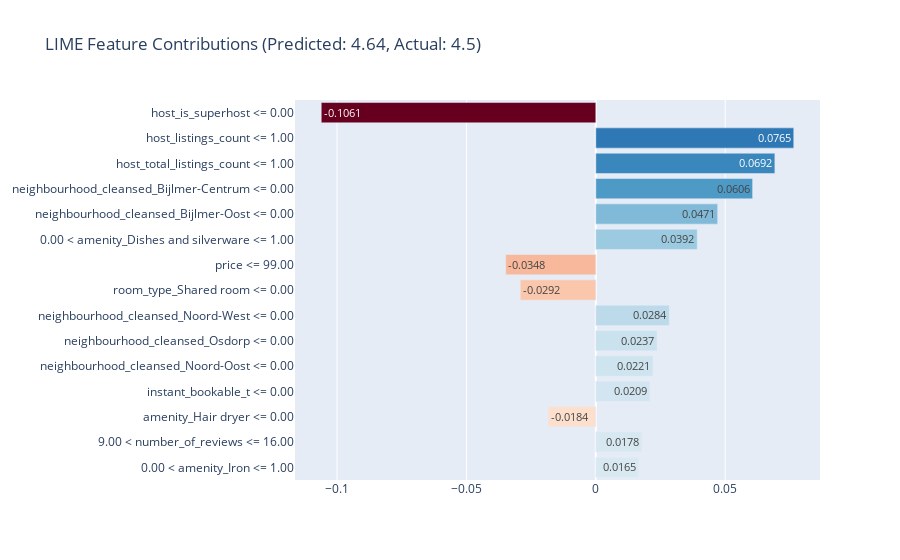

The cell this chart's notebook holds for it:
### Code cell
i = random.randint(0, len(X_test_final) - 1)  # inclusive range
listing_data = df_listings_detailed.loc[X_test_final.index[i]]
predicted_score = round(model.predict([X_test_final.iloc[i].values])[0], 2)
actual_review_score = round(np.array(y_test)[i],2)



exp = explainer.explain_instance(
    data_row=X_test_final.iloc[i].values,
    predict_fn=model.predict,
    num_features=15    # top features to show
)

lime_exp_list = exp.as_list()

# Convert to DataFrame
exp_df = pd.DataFrame(lime_exp_list, columns=['feature', 'contribution'])

exp_df['contribution'] = round(exp_df['contribution'],4)


#Sorting
exp_df['abs_contribution'] = exp_df['contribution'].abs()
exp_df = exp_df.sort_values('abs_contribution', ascending=True)  # for horizontal bar plot


# ----------------------------------------------------
# Extract data
# ----------------------------------------------------
lat = float(listing_data["latitude"])
lon = float(listing_data["longitude"])
listing_title = listing_data.get("name", "No Title")
host_name = listing_data.get("host_name", "Unknown Host")
host_img_url = listing_data.get("host_thumbnail_url", None)
host_description = listing_data.get("host_about", "No description available.")
picture_url = listing_data.get("picture_url", None)  # if you want clickable URLs



# Load host image if available
host_img = None
if host_img_url and isinstance(host_img_url, str) and host_img_url.startswith("http"):
    try:
        response = requests.get(host_img_url)
        host_img = Image.open(BytesIO(response.content))
    except:
        host_img = None

# Load listing image
listing_img = None
if picture_url and isinstance(picture_url, str) and picture_url.startswith("http"):
    try:
        response = requests.get(picture_url)
        listing_img = Image.open(BytesIO(response.content))
    except:
        listing_img = None        

# ----------------------------------------------------
# 1. Map plot using Plotly
# ----------------------------------------------------
map_fig = go.Figure(go.Scattermapbox(
    lat=[lat],
    lon=[lon],
    mode="markers",
    marker=dict(size=14, color="red"),
    text=[listing_title]
))

map_fig.update_layout(
    mapbox=dict(
        style="open-street-map",
        zoom=12,
        center=dict(lat=lat, lon=lon)
    ),
    title_text="Listing Location",
    height=500,
    width=700,
    margin=dict(l=0, r=0, t=0, b=0)
)

map_fig.show()

# ----------------------------------------------------
# 2. Host Info using Matplotlib
# ----------------------------------------------------
fig, ax = plt.subplots(figsize=(6, 6))
ax.axis('off')  # Hide axes

if host_img is not None:
    ax.imshow(host_img)
ax.text(0.5, -0.1, f"{host_name}",
        ha='center', va='top', wrap=True, fontsize=12, transform=ax.transAxes)

plt.show()

# ----------------------------------------------------
# 2. Listing Image
# ----------------------------------------------------
fig, ax = plt.subplots(figsize=(6, 6))
ax.axis('off')  # Hide axes

if listing_img is not None:
    ax.imshow(listing_img)
ax.text(0.5, -0.1, f"{listing_title}\n\n{host_description}",
        ha='center', va='top', wrap=True, fontsize=12, transform=ax.transAxes)

plt.show()


# ----------------------------------------------------
# 3. LIME Feature Contributions (Plotly Bar)
# ----------------------------------------------------
lime_fig = go.Figure(go.Bar(
    x=exp_df['contribution'],
    y=exp_df['feature'],
    orientation='h',
    marker=dict(
        color=exp_df['contribution'],
        colorscale='RdBu',
        cmin=-exp_df['abs_contribution'].max(),
        cmax=exp_df['abs_contribution'].max()
    ),
    text=exp_df['contribution'],
    textposition='auto',
    textfont=dict(size=32)  # Increase font size of bar text

))

lime_fig.update_layout(
    title_text=f"LIME Feature Contributions (Predicted: {predicted_score}, Actual: {actual_review_score})",
    width=900,
    paper_bgcolor='white'
    
)

lime_fig.show()

### Figure 1 — Plotly figure (JSON) as saved in the notebook; plotly's stock layout.template omitted (floating-point values rounded to 4 significant figures)
{"data": [{"marker": {"cmax": 0.1061, "cmin": -0.1061, "color": [0.0165, 0.0178, -0.0184, 0.0209, 0.0221, 0.0237, 0.0284, -0.0292, -0.0348, 0.0392, 0.0471, 0.0606, 0.0692, 0.0765, -0.1061], "colorscale": [[0, "rgb(103,0,31)"], [0.1, "rgb(178,24,43)"], [0.2, "rgb(214,96,77)"], [0.3, "rgb(244,165,130)"], [0.4, "rgb(253,219,199)"], [0.5, "rgb(247,247,247)"], [0.6, "rgb(209,229,240)"], [0.7, "rgb(146,197,222)"], [0.8, "rgb(67,147,195)"], [0.9, "rgb(33,102,172)"], [1, "rgb(5,48,97)"]]}, "orientation": "h", "text": [0.0165, 0.0178, -0.0184, 0.0209, 0.0221, 0.0237, 0.0284, -0.0292, -0.0348, 0.0392, 0.0471, 0.0606, 0.0692, 0.0765, -0.1061], "textfont": {"size": 32}, "textposition": "auto", "type": "bar", "x": [0.0165, 0.0178, -0.0184, 0.0209, 0.0221, 0.0237, 0.0284, -0.0292, -0.0348, 0.0392, 0.0471, 0.0606, 0.0692, 0.0765, -0.1061], "y": ["0.00 < amenity_Iron <= 1.00", "9.00 < number_of_reviews <= 16.00", "amenity_Hair dryer <= 0.00", "instant_bookable_t <= 0.00", "neighbourhood_cleansed_Noord-Oost <= 0.00", "neighbourhood_cleansed_Osdorp <= 0.00", "neighbourhood_cleansed_Noord-West <= 0.00", "room_type_Shared room <= 0.00", "price <= 99.00", "0.00 < amenity_Dishes and silverware <= 1.00", "neighbourhood_cleansed_Bijlmer-Oost <= 0.00", "neighbourhood_cleansed_Bijlmer-Centrum <= 0.00", "host_total_listings_count <= 1.00", "host_listings_count <= 1.00", "host_is_superhost <= 0.00"]}], "layout": {"paper_bgcolor": "white", "title": {"text": "LIME Feature Contributions (Predicted: 4.64, Actual: 4.5)"}, "width": 900}}
